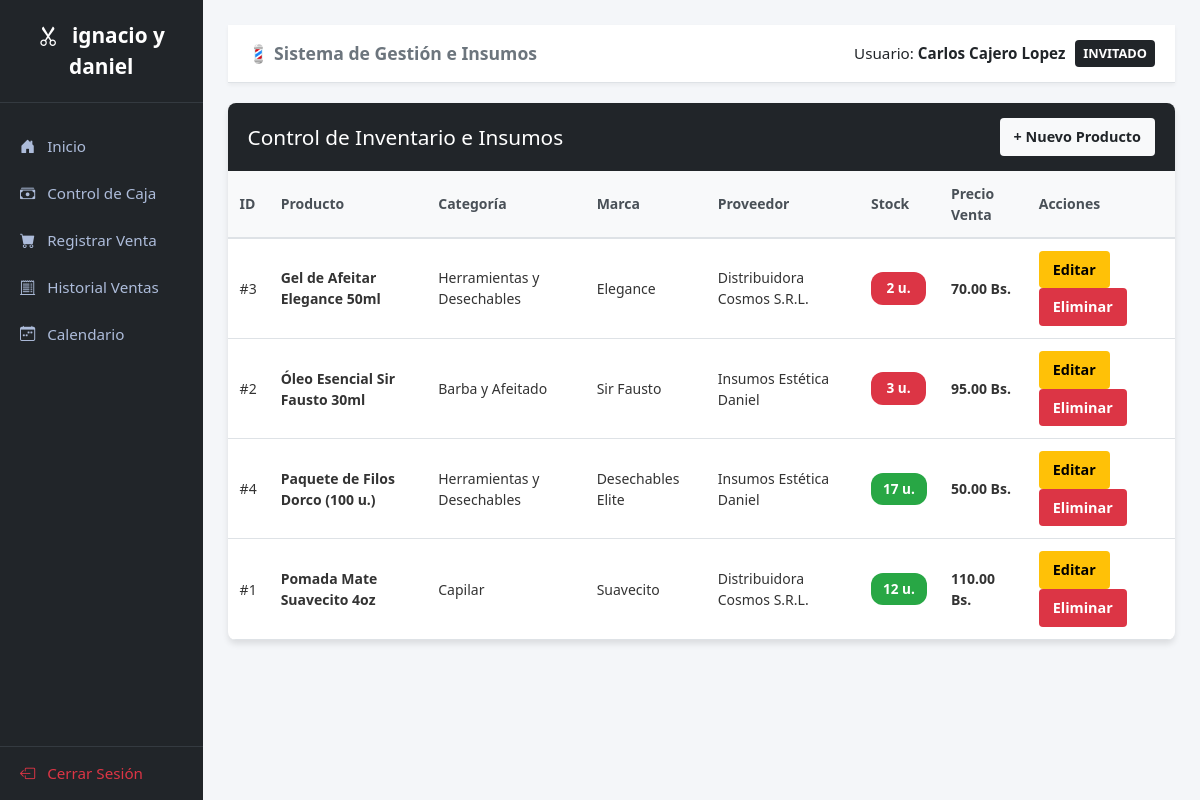
Page /views/inventario.php (signed in) on the committed database.
### tables this page shows
CREATE TABLE `productos` (
  `id_producto` int(11) NOT NULL,
  `id_categoria` int(11) NOT NULL,
  `id_marca` int(11) NOT NULL,
  `id_proveedor` int(11) NOT NULL,
  `nombre_producto` varchar(100) NOT NULL,
  `stock_actual` int(11) NOT NULL DEFAULT 0,
  `stock_minimo` int(11) NOT NULL DEFAULT 5,
  `precio_costo_bob` decimal(10,2) NOT NULL,
  `precio_venta_publico_bob` decimal(10,2) DEFAULT NULL
);

CREATE TABLE `categorias_productos` (
  `id_categoria` int(11) NOT NULL,
  `nombre_categoria` varchar(50) NOT NULL,
  `descripcion` varchar(150) DEFAULT NULL
);

CREATE TABLE `marcas_productos` (
  `id_marca` int(11) NOT NULL,
  `nombre_marca` varchar(50) NOT NULL,
  `pais_origen` varchar(50) DEFAULT NULL,
  `procedencia` varchar(50) DEFAULT NULL
);

CREATE TABLE `proveedores` (
  `id_proveedor` int(11) NOT NULL,
  `razon_social` varchar(100) NOT NULL,
  `nit` varchar(20) DEFAULT NULL,
  `telefono` varchar(15) DEFAULT NULL,
  `contacto_vendedor` varchar(50) DEFAULT NULL
);

### controllers/InventarioController.php (called while the page is built, shortened)
<?php
require_once __DIR__ . '/../config/database.php';
class InventarioController {
    private $db;
    public function __construct() {
        $database = new Database();
        $this->db = $database->getConnection();
    }
    public function listarProductos() {
        try {
            $query = "SELECT p.id_producto, p.nombre_producto, p.stock_actual, p.stock_minimo,
                             p.precio_costo_bob, p.precio_venta_publico_bob AS precio_venta,
                             p.id_categoria, p.id_marca, p.id_proveedor,
                             m.nombre_marca, c.nombre_categoria, prov.razon_social AS nombre_proveedor
                      FROM productos p
                      LEFT JOIN marcas_productos m ON p.id_marca = m.id_marca
                      LEFT JOIN categorias_productos c ON p.id_categoria = c.id_categoria
                      LEFT JOIN proveedores prov ON p.id_proveedor = prov.id_proveedor
                      ORDER BY p.nombre_producto ASC";
            $stmt = $this->db->prepare($query);
            $stmt->execute();
            return $stmt->fetchAll(PDO::FETCH_ASSOC);
        } catch (PDOException $e) {
            return [];
        }
    }
}

### config/database.php (called while the page is built, shortened)
<?php
class Database {
    private $host = "localhost";
    private $port = "3306";
    private $db_name = "barbershop";
    private $username = "root";
    private $password = "";
    public function getConnection() {
        $this->conn = null;
        try {
            $dsn = "mysql:host=" . $this->host . ";port=" . $this->port . ";dbname=" . $this->db_name . ";charset=utf8";
            $this->conn = new PDO($dsn, $this->username, $this->password);
            $this->conn->setAttribute(PDO::ATTR_ERRMODE, PDO::ERRMODE_EXCEPTION);
        } catch(PDOException $exception) {
            echo "Error de conexión: " . $exception->getMessage();
        }
        return $this->conn;
    }
}
?>

### views/inventario.php (the view, shortened to what this page needs)
<?php
require_once __DIR__ . '/../controllers/InventarioController.php';
require_once __DIR__ . '/../config/database.php';
$controller = new InventarioController();
$productos = $controller->listarProductos();
include __DIR__ . '/layouts/header.php';
?>
<div class="PANEL-PRINCIPAL">
    <?php include __DIR__ . '/layouts/sidebar.php'; ?>
    <div class="CONTENIDO-INVENTARIO">
        <?php include __DIR__ . '/layouts/navbar.php'; ?>
        <div class="CONTENEDOR-TABLA" style="margin-top: 20px;">
            <div class="ENCABEZADO-PANEL">
                <h2>Control de Inventario e Insumos</h2>
                <button class="BOTON BOTON-NUEVO" onclick="abrirModal('modalNuevo')">
                    + Nuevo Producto
                </button>
            </div>
            <table class="TABLA-DATOS">
                <thead>
                    <tr>
                        <th>ID</th>
                        <th>Producto</th>
                        <th>Categoría</th>
                        <th>Marca</th>
                        <th>Proveedor</th>
                        <th>Stock</th>
                        <th>Precio Venta</th>
                        <th>Acciones</th>
                    </tr>
                </thead>
                <tbody>
                    <?php if (empty($productos)): ?>
                        <tr>
                            <td colspan="8" style="text-align: center; padding: 30px; color: #888;">No hay productos registrados.</td>
                        </tr>
                    <?php else: ?>
                        <?php foreach ($productos as $p): ?>
                            <?php
                            $esBajo = $p['stock_actual'] <= $p['stock_minimo'];
                            ?>
                            <tr>
                                <td>#<?php echo $p['id_producto']; ?></td>
                                <td><strong><?php echo htmlspecialchars($p['nombre_producto']); ?></strong></td>
                                <td><?php echo htmlspecialchars($p['nombre_categoria'] ?? 'General'); ?></td>
                                <td><?php echo htmlspecialchars($p['nombre_marca'] ?? 'Sin Marca'); ?></td>
                                <td><?php echo htmlspecialchars($p['nombre_proveedor'] ?? 'Particular'); ?></td>
                                <td>
                                    <span class="ALERTA-STOCK <?php echo $esBajo ? 'STOCK-BAJO' : 'STOCK-OK'; ?>">
                                        <?php echo $p['stock_actual']; ?> u.
                                    </span>
                                </td>
                                <td><strong><?php echo number_format($p['precio_venta'], 2); ?> Bs.</strong></td>
                                <td>
                                    <button class="BOTON BOTON-EDITAR" onclick="cargarYEditar(<?php echo htmlspecialchars(json_encode($p)); ?>)">Editar</button>
                                    <button class="BOTON BOTON-ELIMINAR" onclick="confirmarEliminar(<?php echo $p['id_producto']; ?>, '<?php echo htmlspecialchars($p['nombre_producto']); ?>')">Eliminar</button>
                                </td>
                            </tr>
                        <?php endforeach; ?>
                    <?php endif; ?>
                </tbody>
            </table>
        </div>
    </div>
</div>
<?php include __DIR__ . '/layouts/footer.php'; ?>

### public/css/css_opciones/agenda.css (style rules this page uses)
.PANEL-PRINCIPAL { display:flex; min-height:100vh; background:#f4f6f9; font-family:'Segoe UI', Tahoma, Geneva, Verdana, sans-serif; }

### public/css/css_opciones/caja.css (style rules this page uses)
.PANEL-PRINCIPAL { display: flex; min-height: 100vh; font-family: 'Segoe UI', Tahoma, Geneva, Verdana, sans-serif; background-color: #f4f6f9; }

### public/css/css_opciones/ventas.css (style rules this page uses)
.PANEL-PRINCIPAL { display: flex; min-height: 100vh; font-family: 'Segoe UI', Tahoma, Geneva, Verdana, sans-serif; background-color: #f4f6f9; }

### public/css/css_opciones/inventario.css (style rules this page uses)
.PANEL-PRINCIPAL { display: flex; min-height: 100vh; font-family: 'Segoe UI', Tahoma, Geneva, Verdana, sans-serif; background-color: #f4f6f9; }
.CONTENIDO-INVENTARIO { flex-grow: 1; padding: 25px; }
.CONTENEDOR-TABLA { background: #ffffff; border-radius: 8px; box-shadow: 0 4px 6px rgba(0,0,0,0.1); overflow: hidden; }
.ENCABEZADO-PANEL { background-color: #212529; color: #ffffff; padding: 15px 20px; display: flex; justify-content: space-between; align-items: center; }
.ENCABEZADO-PANEL h2 { margin: 0; font-size: 1.3rem; }
.BOTON { padding: 8px 14px; border: none; border-radius: 4px; cursor: pointer; font-weight: bold; font-size: 0.9rem; transition: background 0.2s; }
.BOTON-NUEVO { background-color: #f8f9fa; color: #212529; }
.BOTON-EDITAR { background-color: #ffc107; color: #000; margin-right: 5px; }
.BOTON-ELIMINAR { background-color: #dc3545; color: #fff; }
.TABLA-DATOS { width: 100%; border-collapse: collapse; text-align: left; }
.TABLA-DATOS th { background-color: #f8f9fa; color: #495057; padding: 12px; border-bottom: 2px solid #dee2e6; }
.TABLA-DATOS td { padding: 12px; border-bottom: 1px solid #dee2e6; color: #333; }
.ALERTA-STOCK { padding: 6px 12px; border-radius: 12px; font-size: 0.85rem; font-weight: bold; color: white; display: inline-block; white-space: nowrap; text-align: center; min-width: 55px; }
.STOCK-OK { background-color: #28a745; }
.STOCK-BAJO { background-color: #dc3545; }

### public/css/css_opciones/factura.css (style rules this page uses)
body { background:#f5f5f5; font-family:Arial, Helvetica, sans-serif; }
table { width:100%; border-collapse:collapse; font-size:14px; }
table th, table td { padding:6px; }
table th { border-bottom:1px solid #ccc; }

### rows in the picture
productos: id_producto "3", nombre_producto "Gel de Afeitar Elegance 50ml", id_categoria.nombre_categoria "Herramientas y Desechables", id_marca.nombre_marca "Elegance", id_proveedor.razon_social "Distribuidora Cosmos S.R.L.", stock_actual "2", precio_venta_publico_bob "70.00"
productos: id_producto "2", nombre_producto "Óleo Esencial Sir Fausto 30ml", id_categoria.nombre_categoria "Barba y Afeitado", id_marca.nombre_marca "Sir Fausto", id_proveedor.razon_social "Insumos Estética Daniel", stock_actual "3", precio_venta_publico_bob "95.00"
productos: id_producto "4", nombre_producto "Paquete de Filos Dorco (100 u.)", id_categoria.nombre_categoria "Herramientas y Desechables", id_marca.nombre_marca "Desechables Elite", id_proveedor.razon_social "Insumos Estética Daniel", stock_actual "17", precio_venta_publico_bob "50.00"
productos: id_producto "1", nombre_producto "Pomada Mate Suavecito 4oz", id_categoria.nombre_categoria "Capilar", id_marca.nombre_marca "Suavecito", id_proveedor.razon_social "Distribuidora Cosmos S.R.L.", stock_actual "12", precio_venta_publico_bob "110.00"

### other values in the picture
$_SESSION['nombre'] "Carlos Cajero Lopez"
$_SESSION['rol'] "INVITADO"
